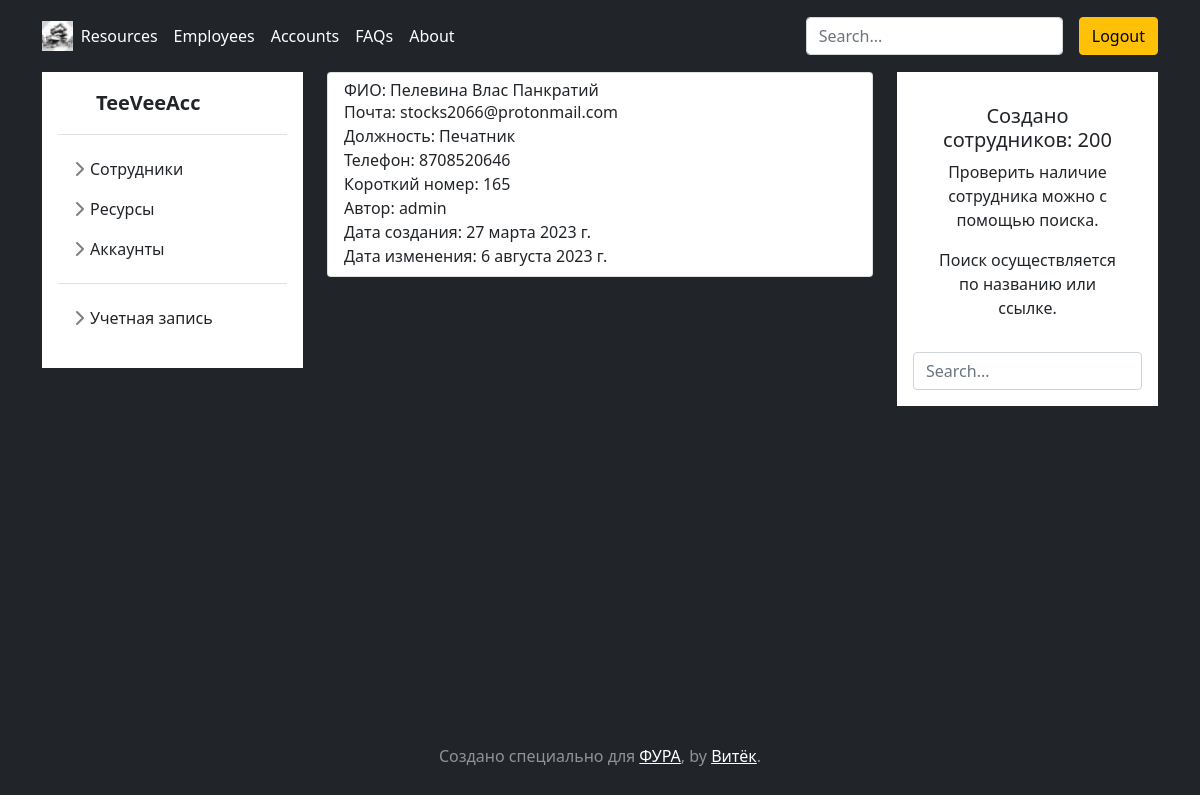
The app's page /employees/show/1/ (signed in) with its own data.
### apps/employees/models.py (models this page shows, shortened)
class Employee(models.Model):
	lastname = models.CharField(
		max_length=20,
		verbose_name='Фамилия'
	)
	firstname = models.CharField(
		max_length=20,
		verbose_name='Имя'
	)
	middlename = models.CharField(
		max_length=20,
		verbose_name='Отчество'
	)
	position = models.CharField(
		max_length=200,
		verbose_name='Должность'
	)
	email = models.EmailField(
		verbose_name='Эл. почта'
	)
	phone = models.IntegerField(
		blank=True,
		null=True,
		verbose_name='Корпоративный телефон'
	)
	extension = models.IntegerField(
		blank=True,
		null=True,
		verbose_name='Короткий номер'
	)
	author = models.ForeignKey(
		CustomUser,
		on_delete=models.DO_NOTHING,
		related_name='employees',
		verbose_name='Автор'
	)
	pub_date = models.DateTimeField(
		auto_now_add=True,
		verbose_name='Дата создания'
	)
	change_date = models.DateTimeField(
		auto_now=True,
		verbose_name='Дата изменения'
	)
	is_fired = models.BooleanField(
		default=False,
		blank=True,
		verbose_name='Уволен'
	)
	class Meta:
		ordering = ['lastname']
		verbose_name = 'Сотрудник'
		verbose_name_plural = 'Сотрудники'

### apps/users/models.py (models this page shows)
class CustomUser(AbstractUser):
    username = models.CharField(max_length=20, verbose_name='Username')
    email = models.EmailField(verbose_name='Email', unique=True)
    USERNAME_FIELD = 'email'
    REQUIRED_FIELDS = ['username']

### apps/employees/views.py (the view)
@login_required
def show_employee(request, employee_id):
	context = get_context('employees', 'info')
	context.update(
		{
			'employee': get_object_or_404(Employee, pk=employee_id),
			'data': Employee.objects.all()
		}
	)
	return render(request, 'employees/employee.html', context)

### templates/employees/employee.html
{% extends 'base.html' %}
{% load static %}
{% block main %}
  <div class="list-group w-auto">
    <div class="list-group-item list-group-item d-flex gap-1 py-2" aria-current="true">
      <div class="d-flex gap-2 w-100 justify-content-left">
        <div>
          <h6 class="mb-0">ФИО: {{ employee.lastname }} {{ employee.firstname }} {{ employee.middlename }}</h6>
          <p class="mb-0 opacity-75">Почта: {{ employee.email }}</p>
          <p class="mb-0 opacity-75">Должность: {{ employee.position }}</p>
          <p class="mb-0 opacity-75">Телефон: {{ employee.phone }}</p>
          <p class="mb-0 opacity-75">Короткий номер: {{ employee.extension }}</p>
          <p class="mb-0 opacity-75">Автор: {{ employee.author.username }}</p>
          <p class="mb-0 opacity-75">Дата создания: {{ employee.pub_date.date }}</p>
          <p class="mb-0 opacity-75">Дата изменения: {{ employee.change_date.date }}</p>
        </div>
      </div>
    </div>
  </div>
{% endblock %}
{% block search %}
  {% include 'includes/search.html' %}
{% endblock %}

### static/css/sidebars.css (style rules this page uses)
body { min-height: 100vh; min-height: -webkit-fill-available; }
html { height: -webkit-fill-available; }

### records on screen
Employee: lastname "Пелевина", firstname "Влас", middlename "Панкратий", email "stocks2066@protonmail.com", position "Печатник", phone "8708520646", extension "165", author.username "admin", pub_date "27 марта 2023 г.", change_date "6 августа 2023 г."

### other values on screen
{{ search_description }} "сотрудников"
{{ data.count }} "200"
{{ search_description_text }} "сотрудника"
